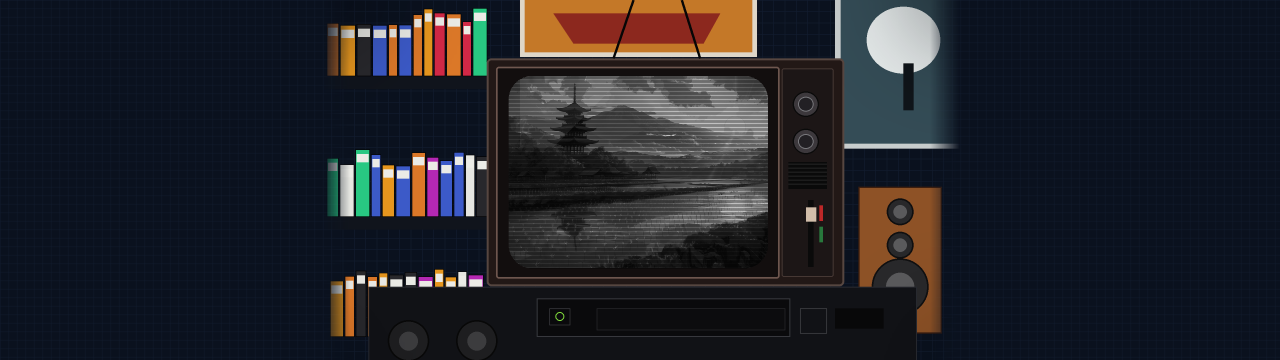
#> input picture .config/m2res/lock/scene.png, 5120 x 1440 px (shown at 1/4 size)
$ python make_scene.py scene.png scene.png 5 5
#> lines starting #> are read from the running program, lines starting #| are printed output that depends on the picture; after the words box and inside, x2 and y2 are one past the last pixel; in counts of white or black regions, pixels touching at a corner belong together
#!/usr/bin/env python3
"""Рисует сцену «комната с ретро-ТВ» для hyprlock.
usage: make_scene.py <wallpaper> <out.png> <W> <H>
Печатает JSON с координатами экрана ТВ (центр) для hyprlock."""
import sys, random, json
from PIL import Image, ImageDraw, ImageFilter, ImageChops, ImageOps

wall, out, W, H = sys.argv[1], sys.argv[2], int(sys.argv[3]), int(sys.argv[4])
random.seed(7)
B = 1080                       # базовая высота сцены
S = H / B
BW = 1920
canvas = Image.new("RGB", (W, H), (9, 14, 26))

def room(w, h):
#> called with w = 1920, h = 1080
    im = Image.new("RGB", (w, h), (10, 17, 30))
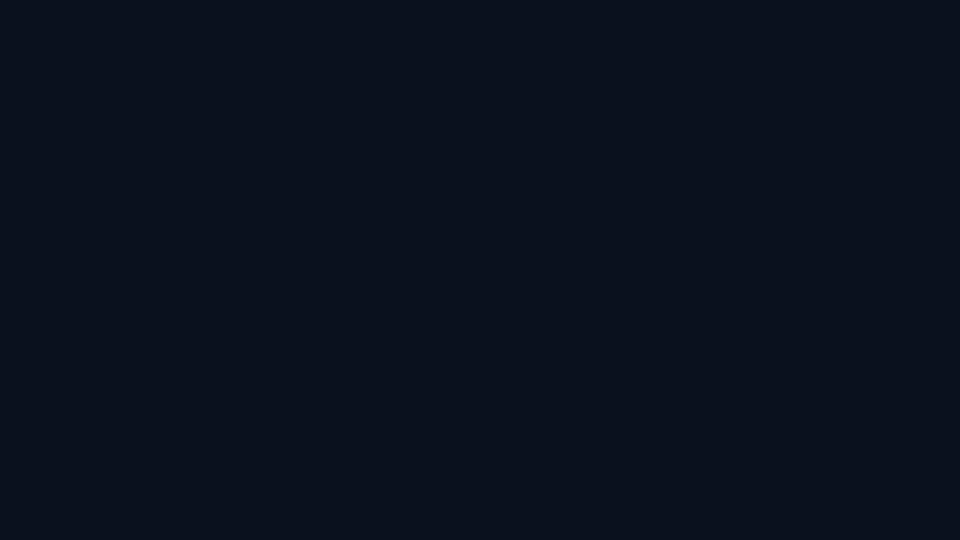
#> im: PIL image 1920x1080 RGB (shown at 1/2 size); mean R, G, B 10, 17, 30
    d = ImageDraw.Draw(im)
    for x in range(0, w, 34):                 # перфорированная стена (сетка)
        d.line([(x, 0), (x, h)], fill=(18, 28, 46), width=2)
    for y in range(0, h, 34):
        d.line([(0, y), (w, y)], fill=(18, 28, 46), width=2)
    return im

# --- сцена 1920x1080 ---
sc = room(BW, B); d = ImageDraw.Draw(sc)

# полки слева + VHS
for sy in (228, 650):
    d.rectangle([0, sy, 500, sy + 38], fill=(16, 20, 28))
tapes = [(210, 40, 70), (230, 150, 30), (40, 200, 130), (60, 90, 200), (230, 230, 225), (40, 40, 44), (220, 120, 40), (180, 40, 180)]
for sy, x0 in ((228, 20), (650, 20), (1010, 30)):
    x = x0
    while x < 470:
        w = random.randint(26, 46); h = random.randint(150, 205)
        c = random.choice(tapes)
        d.rectangle([x, sy - h, x + w, sy], fill=c)
        d.rectangle([x + 4, sy - h + 14, x + w - 4, sy - h + 38], fill=(235, 235, 230))
        d.rectangle([x, sy - h, x + w, sy], outline=(0, 0, 0), width=2)
        x += w + 4

# постеры
d.rectangle([600, -10, 1310, 170], fill=(222, 214, 200)); d.rectangle([614, -10, 1296, 156], fill=(196, 120, 40))
d.polygon([(700, 40), (1200, 40), (1150, 130), (760, 130)], fill=(140, 40, 30))
d.rectangle([1545, -10, 1920, 445], fill=(200, 205, 205)); d.rectangle([1562, -10, 1920, 430], fill=(52, 76, 86))
d.ellipse([1640, 20, 1860, 220], fill=(230, 235, 235))
d.rectangle([1750, 190, 1780, 330], fill=(15, 20, 25))

# колонка справа
d.rectangle([1615, 560, 1865, 1000], fill=(142, 82, 38), outline=(60, 30, 14), width=4)
for cy, r in ((635, 40), (735, 40), (860, 85)):
    d.ellipse([1740 - r, cy - r, 1740 + r, cy + r], fill=(40, 40, 42), outline=(15, 15, 16), width=5)
    d.ellipse([1740 - r // 2, cy - r // 2, 1740 + r // 2, cy + r // 2], fill=(90, 90, 92))

# видеомагнитофон
d.rectangle([145, 860, 1790, 1090], fill=(17, 18, 22), outline=(40, 42, 48), width=3)
d.rectangle([650, 895, 1410, 1010], fill=(10, 10, 12), outline=(55, 57, 62), width=3)
d.rectangle([830, 925, 1395, 990], fill=(12, 12, 14), outline=(40, 40, 44), width=2)
d.rectangle([688, 925, 750, 975], outline=(60, 60, 64), width=2); d.ellipse([706, 936, 732, 962], outline=(130, 220, 60), width=3)
d.rectangle([1440, 925, 1520, 1000], outline=(70, 70, 74), width=2)
d.rectangle([1545, 925, 1690, 985], fill=(8, 8, 9))
for cx in (265, 470):
    d.ellipse([cx - 62, 960 - 0, cx + 62, 1084], fill=(30, 30, 32), outline=(8, 8, 8), width=5)
    d.ellipse([cx - 28, 995, cx + 28, 1051], fill=(60, 60, 62))

# корпус ТВ
tv = (500, 175, 1572, 858)
d.rounded_rectangle(tv, 14, fill=(34, 24, 22), outline=(86, 70, 64), width=6)
d.rounded_rectangle((528, 200, 1378, 835), 8, fill=(18, 14, 14), outline=(110, 86, 78), width=5)
scr = (566, 228, 1344, 805)                    # стекло
d.rounded_rectangle((1385, 205, 1540, 830), 6, fill=(28, 22, 22), outline=(70, 56, 52), width=3)
for ky in (312, 424):
    d.ellipse([1418, ky - 38, 1496, ky + 38], fill=(60, 56, 60), outline=(10, 10, 10), width=4)
    d.ellipse([1434, ky - 22, 1480, ky + 22], fill=(34, 32, 36), outline=(120, 120, 124), width=3)
d.rectangle([1405, 486, 1520, 566], fill=(10, 10, 10))
for vy in range(492, 562, 12): d.line([(1405, vy), (1520, vy)], fill=(36, 36, 36), width=3)
d.rectangle([1464, 600, 1480, 800], fill=(10, 10, 10)); d.rectangle([1458, 622, 1488, 664], fill=(210, 190, 170))
d.rectangle([1498, 616, 1508, 662], fill=(190, 40, 40)); d.rectangle([1498, 680, 1508, 726], fill=(40, 120, 60))
# антенна
d.line([(880, 175), (940, 0)], fill=(6, 6, 6), width=7); d.line([(1140, 175), (1085, 0)], fill=(6, 6, 6), width=7)

# --- экран: обои + CRT ---
sx0, sy0, sx1, sy1 = scr
sw, sh = sx1 - sx0, sy1 - sy0
im = Image.open(wall).convert("L")
#> im: PIL image 5120x1440 L
im = ImageOps.fit(im, (sw, sh), Image.LANCZOS)
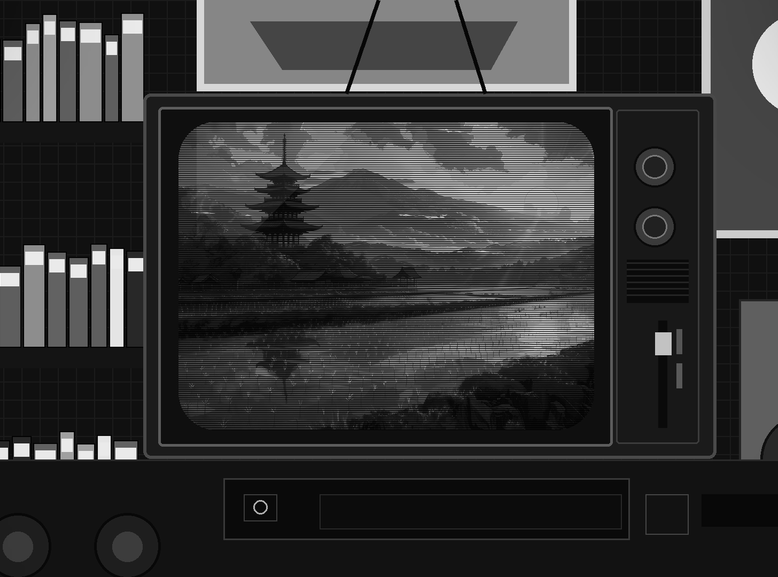
#> im: PIL image 778x577 L; min 0, max 255, mean 51.8
tint = Image.open(wall).convert("RGB").resize((1, 1), Image.BOX).getpixel((0, 0))
#> tint = (34, 35, 41)
im = ImageOps.colorize(im, (4, 4, 4), (235, 235, 235)).convert("RGB")
#> im: PIL image 778x577 RGB
glass = Image.new("RGB", (sw, sh), (0, 0, 0))
#> glass: PIL image 778x577 RGB; every value is 0
glass.paste(im, (0, 0))
g = ImageDraw.Draw(glass)
for y in range(0, sh, 4):                      # строки развёртки
    g.line([(0, y), (sw, y)], fill=(0, 0, 0), width=1)
vig = Image.new("L", (sw, sh), 0)
#> vig: PIL image 778x577 L; every value is 0
ImageDraw.Draw(vig).ellipse([-sw * .15, -sh * .2, sw * 1.15, sh * 1.2], fill=255)
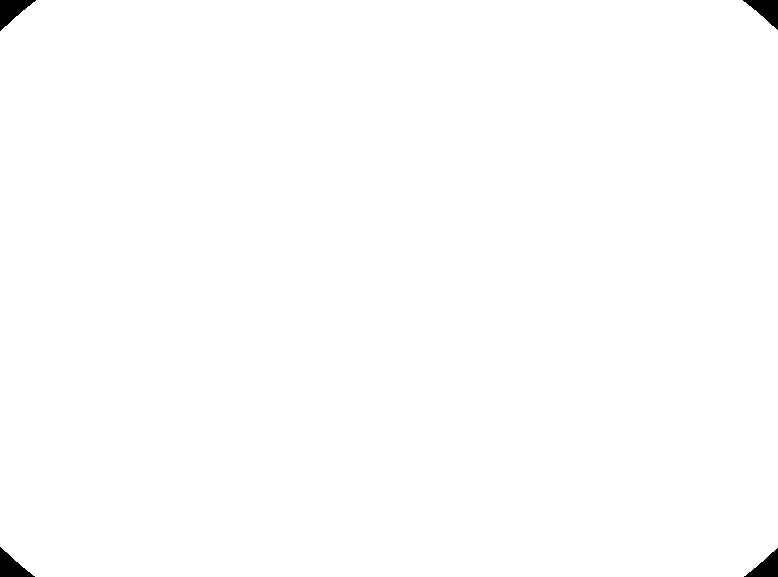
#> vig: PIL image 778x577 L; 99.5% white; 4 black regions, box (x1, y1, x2, y2) and area: (0, 0, 36, 31) 556, (743, 0, 778, 30) 525, (0, 547, 35, 577) 520, (744, 548, 778, 577) 490
vig = vig.filter(ImageFilter.GaussianBlur(70))
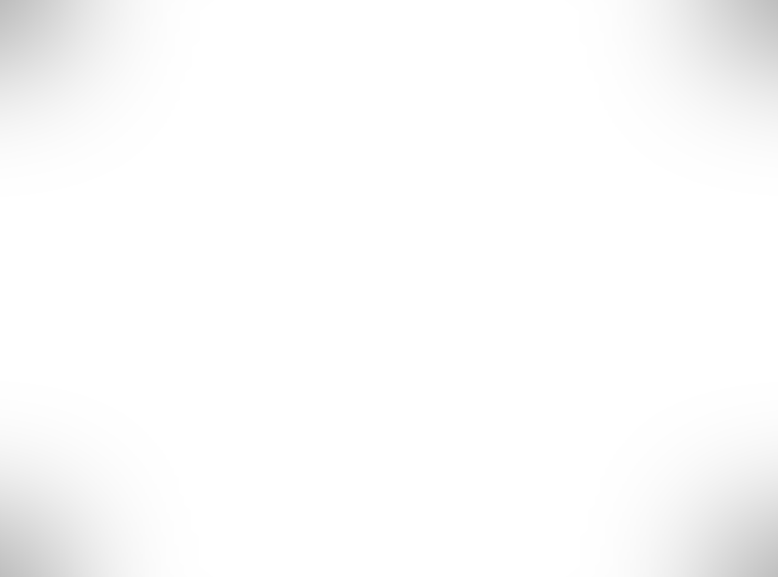
#> vig: PIL image 778x577 L; min 190, max 255, mean 251.5
glass = Image.composite(glass, Image.new("RGB", (sw, sh), (0, 0, 0)), vig)
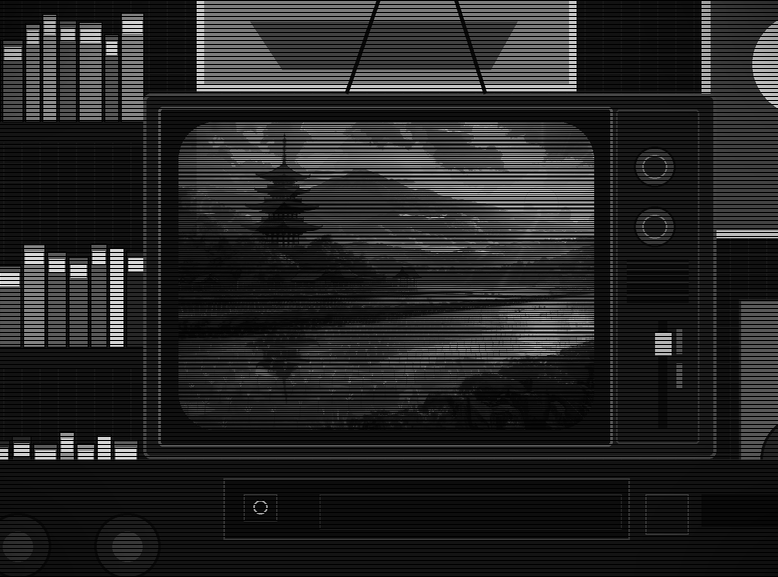
#> glass: PIL image 778x577 RGB; min 0, max 235, mean 37.2
mask = Image.new("L", (sw, sh), 0)
ImageDraw.Draw(mask).rounded_rectangle([0, 0, sw - 1, sh - 1], 70, fill=255)
#> mask: PIL image 778x577 L; 99% white; 4 black regions, box (x1, y1, x2, y2) and area: (0, 0, 62, 62) 1071, (716, 0, 778, 62) 1071, (0, 515, 62, 577) 1071, (716, 515, 778, 577) 1071
sc.paste(glass, (sx0, sy0), mask)
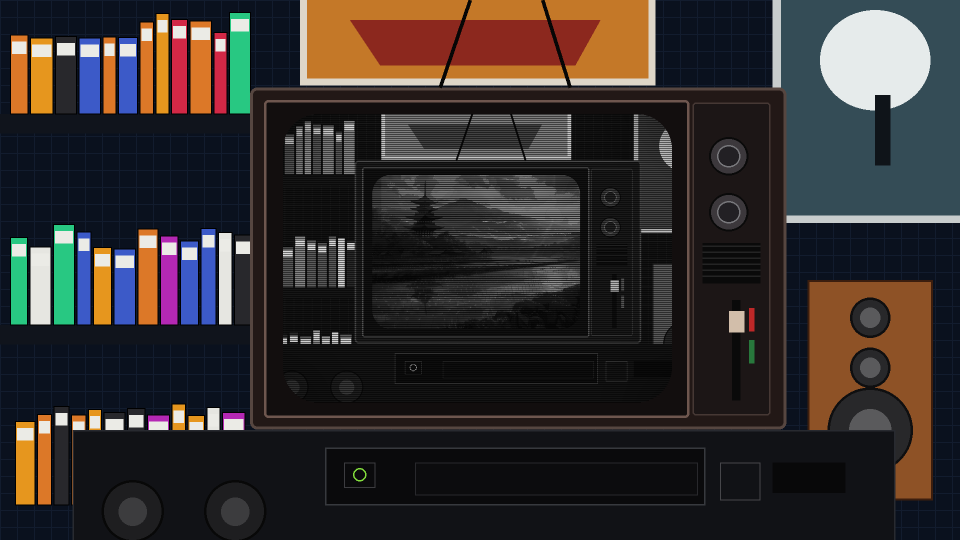
#> sc: PIL image 1920x1080 RGB (shown at 1/2 size); mean R, G, B 53.3, 47.7, 46.2
# блик
gl = Image.new("RGBA", (BW, B), (0, 0, 0, 0))
#> gl: PIL image 1920x1080 RGBA; every value is 0
ImageDraw.Draw(gl).polygon([(600, 240), (900, 240), (700, 440), (600, 440)], fill=(255, 255, 255, 18))
sc = Image.alpha_composite(sc.convert("RGBA"), gl).convert("RGB")

# виньетка комнаты
rv = Image.new("L", (BW, B), 0)
#> rv: PIL image 1920x1080 L; every value is 0
ImageDraw.Draw(rv).ellipse([-300, -200, BW + 300, B + 250], fill=255)
#> rv: PIL image 1920x1080 L; 99.6% white; 4 black regions, box (x1, y1, x2, y2) and area: (0, 0, 110, 70) 3716, (1811, 0, 1920, 69) 3646, (0, 1061, 27, 1080) 256, (1894, 1062, 1920, 1080) 237
rv = rv.filter(ImageFilter.GaussianBlur(160))
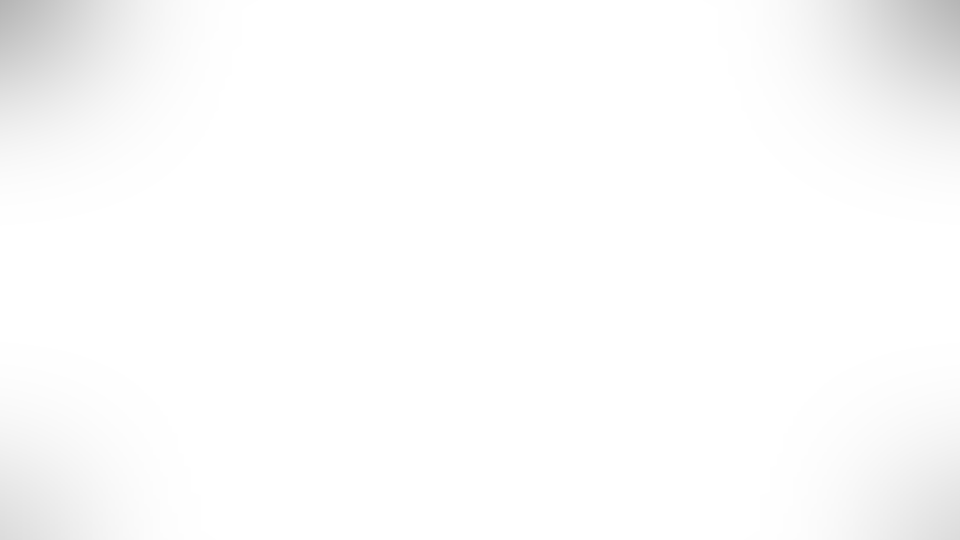
#> rv: PIL image 1920x1080 L (shown at 1/2 size); min 181, max 255, mean 251.7
sc = Image.composite(sc, Image.new("RGB", (BW, B), (3, 5, 9)), rv)

sc = sc.resize((int(BW * S), H), Image.LANCZOS)
ox = (W - sc.width) // 2
#> ox = -2
bg = room(W, H).resize((W, H))
fade = Image.new("L", sc.size, 255)
fd = ImageDraw.Draw(fade)
for i in range(120):
    a = int(255 * i / 120)
    fd.line([(i, 0), (i, H)], fill=a); fd.line([(sc.width - 1 - i, 0), (sc.width - 1 - i, H)], fill=a)
canvas = bg.filter(ImageFilter.GaussianBlur(1))
canvas = Image.composite(canvas, canvas, Image.new("L", (W, H), 255))
canvas.paste(sc, (ox, 0), fade)
canvas = ImageChops.multiply(canvas, Image.new("RGB", (W, H), (255, 255, 255)))
canvas.save(out)
cx = ox + int(((sx0 + sx1) / 2) * S); cy = int(((sy0 + sy1) / 2) * S)
#> after `cx = ox + int((sx0 + sx1) / 2 * S)`: cx = 2
print(json.dumps({"cx": cx, "cy": cy, "sw": int(sw * S), "sh": int(sh * S)}))
#| {"cx": 2, "cy": 2, "sw": 3, "sh": 2}
